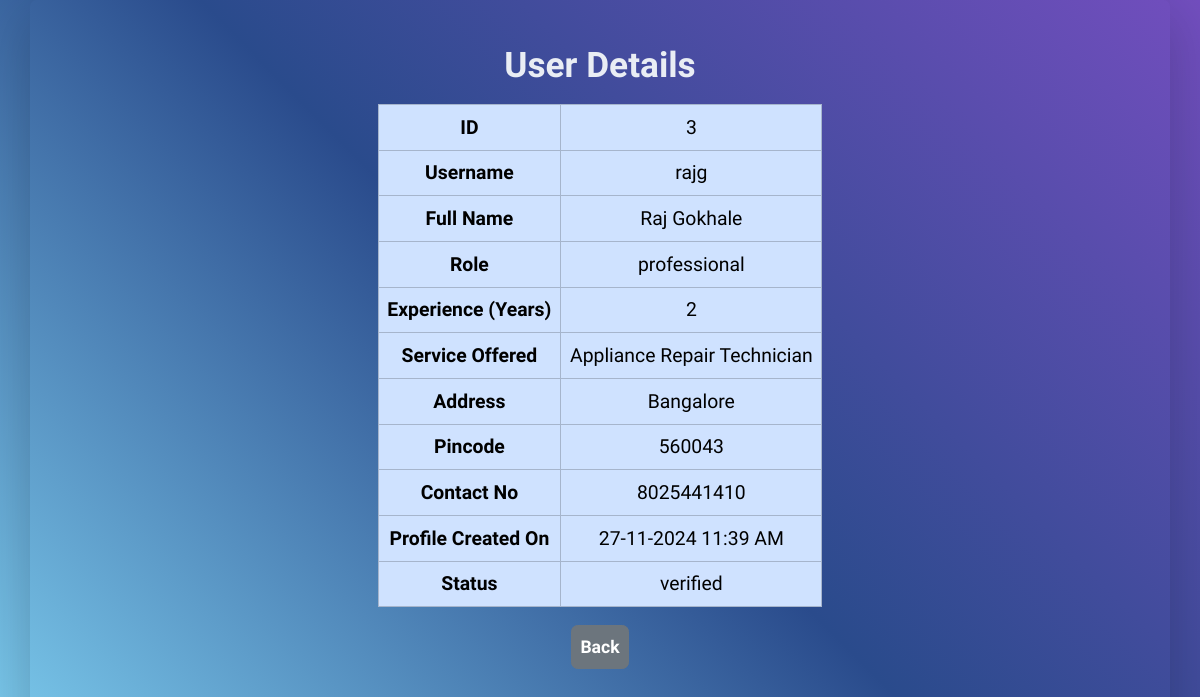
Page /admin/user/3 (signed in) on the committed database.
### application/models.py (models this page shows)
class User(db.Model, UserMixin):
    __tablename__ = "users"
    id = db.Column(db.Integer, primary_key=True)
    username = db.Column(db.String(32), nullable=False, unique=True)
    password_hashed = db.Column(db.String(256), nullable=False)
    role = db.Column(db.Enum("admin", "customer", "professional"), nullable=False)
    status = db.Column(db.Enum("pending", "verified", "blocked"), nullable=False)
    fullname = db.Column(db.String(64), nullable=False)
    address = db.Column(db.String(256), nullable=False)
    pincode = db.Column(db.Integer, nullable=False)
    contact_number = db.Column(db.Integer, nullable=False)
    service_type = db.Column(db.Integer, db.ForeignKey("services.id"), nullable=True)
    experience = db.Column(db.Integer, nullable=True)
    created_at = db.Column(db.DateTime, default=datetime.now(timezone(timedelta(hours=5, minutes=30))))
    provider = db.relationship("Service", back_populates="provided_by", uselist=False)
    customer_requests = db.relationship("ServiceRequest", back_populates="customer", foreign_keys="ServiceRequest.customer_id")
    professional_requests = db.relationship("ServiceRequest", back_populates="professional", foreign_keys="ServiceRequest.professional_id")

class Service(db.Model):
    __tablename__ = "services"
    id = db.Column(db.Integer, primary_key=True)
    name = db.Column(db.String(100), nullable=False)
    price = db.Column(db.Numeric(10, 2), nullable=False)
    time_required = db.Column(db.Integer, nullable=False)  # in minutes
    description = db.Column(db.Text)
    created_at = db.Column(db.DateTime, default=datetime.now(timezone(timedelta(hours=5, minutes=30))))
    provided_by = db.relationship("User", back_populates="provider", cascade="all, delete-orphan")

### app.py (the view)
@app.route("/admin/user/<int:user_id>")
@login_required
@role_required("admin")
def view_user_details(user_id):
    user = User.query.get_or_404(user_id)
    return render_template("admin/a_user_details.html", user=user)

### app.py (called while the page is built, shortened)
@login_manager.user_loader
def load_user(user_id):
    return User.query.get(int(user_id))

def role_required(role):
    def decorator(func):
        @wraps(func)
        def wrapper(*args, **kwargs):
            return func(*args, **kwargs)
        return wrapper
    return decorator

### templates/admin/a_user_details.html (shortened to what this page needs)
{% extends "base.html" %}
{% block content %}
<h2 class="m-3">User Details</h2>
<div class="d-flex justify-content-center">
    <table class="table table-bordered table-primary w-auto align-middle">
        <tr>
            <th>ID</th>
            <td>{{ user.id }}</td>
        </tr>
        <tr>
            <th>Username</th>
            <td>{{ user.username }}</td>
        </tr>
        <tr>
            <th>Full Name</th>
            <td>{{ user.fullname }}</td>
        </tr>
        <tr>
            <th>Role</th>
            <td>{{ user.role }}</td>
        </tr>
        {% if user.role == 'professional' %}
        <tr>
            <th>Experience (Years)</th>
            <td>{{ user.experience }}</td>
        </tr>
        <tr>
            <th>Service Offered</th>
            <td>{{ user.provider.name }}</td>
        </tr>
        {% endif %}
        <tr>
            <th>Address</th>
            <td>{{ user.address }}</td>
        </tr>
        <tr>
            <th>Pincode</th>
            <td>{{ user.pincode }}</td>
        </tr>
        <tr>
            <th>Contact No</th>
            <td>{{ user.contact_number }}</td>
        </tr>
        <tr>
            <th>Profile Created On</th>
            <td>{{ user.created_at.strftime('%d-%m-%Y %I:%M %p') }}</td>
        </tr>
        <tr>
            <th>Status</th>
            <td>{{ user.status }}</td>
        </tr>
    </table>
</div>
<a href="{{ url_for('admin_home') }}" class="btn btn-secondary">Back</a>
{% endblock %}

### static/css/style.css (style rules this page uses)
:root { --color-body: #E9EDF4; --color-base: #2A4B8C; --color-base2: #141469; --color-brand: #80D2F2; --color-brand2: #724EBE; --font-base: "Commissioner"; }
html, body { background: linear-gradient(45deg, var(--color-brand) 0%, var(--color-base) 50%, var(--color-brand2) 100%); background-attachment: fixed; background-size: cover; font-family: var(--font-base), sans-serif; line-height: 1.4; font-size: 1.1rem; }
h1, h2, h3, h4, h5, h6 { color: var(--color-body); font-weight: 800; }
a { color: var(--color-brand); text-decoration: none; transition: all 0.4s ease; }
.btn { padding: 8px 8px; font-weight: 700; cursor: pointer; }

### rows in the picture
User: id "3", username "rajg", fullname "Raj Gokhale", role "professional", experience "2", address "Bangalore", pincode "560043", contact_number "8025441410", created_at "27-11-2024 11:39 AM", status "verified"
Service: provider.name "Appliance Repair Technician"
